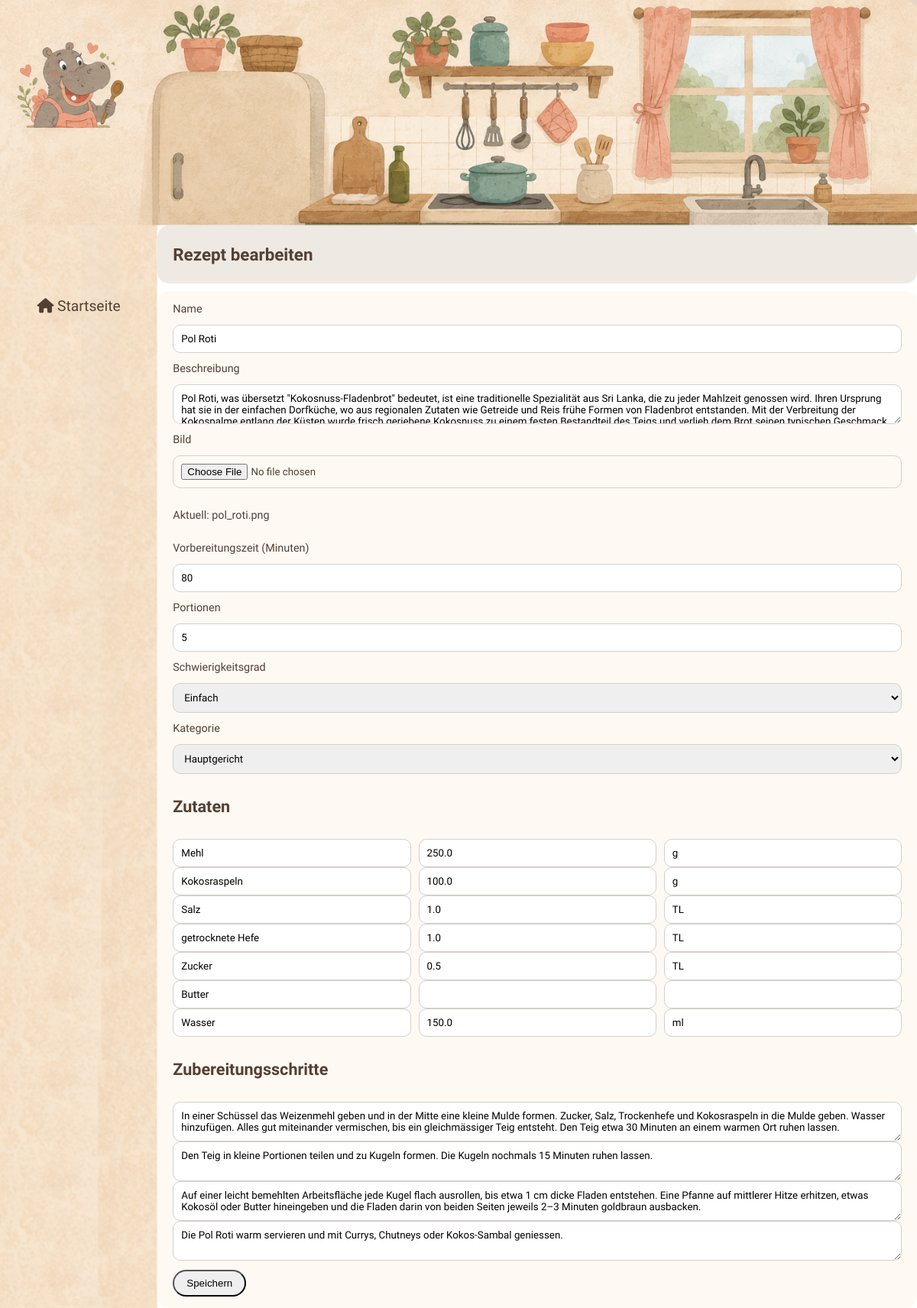
The page /recipe/9/edit on the database as committed earlier.
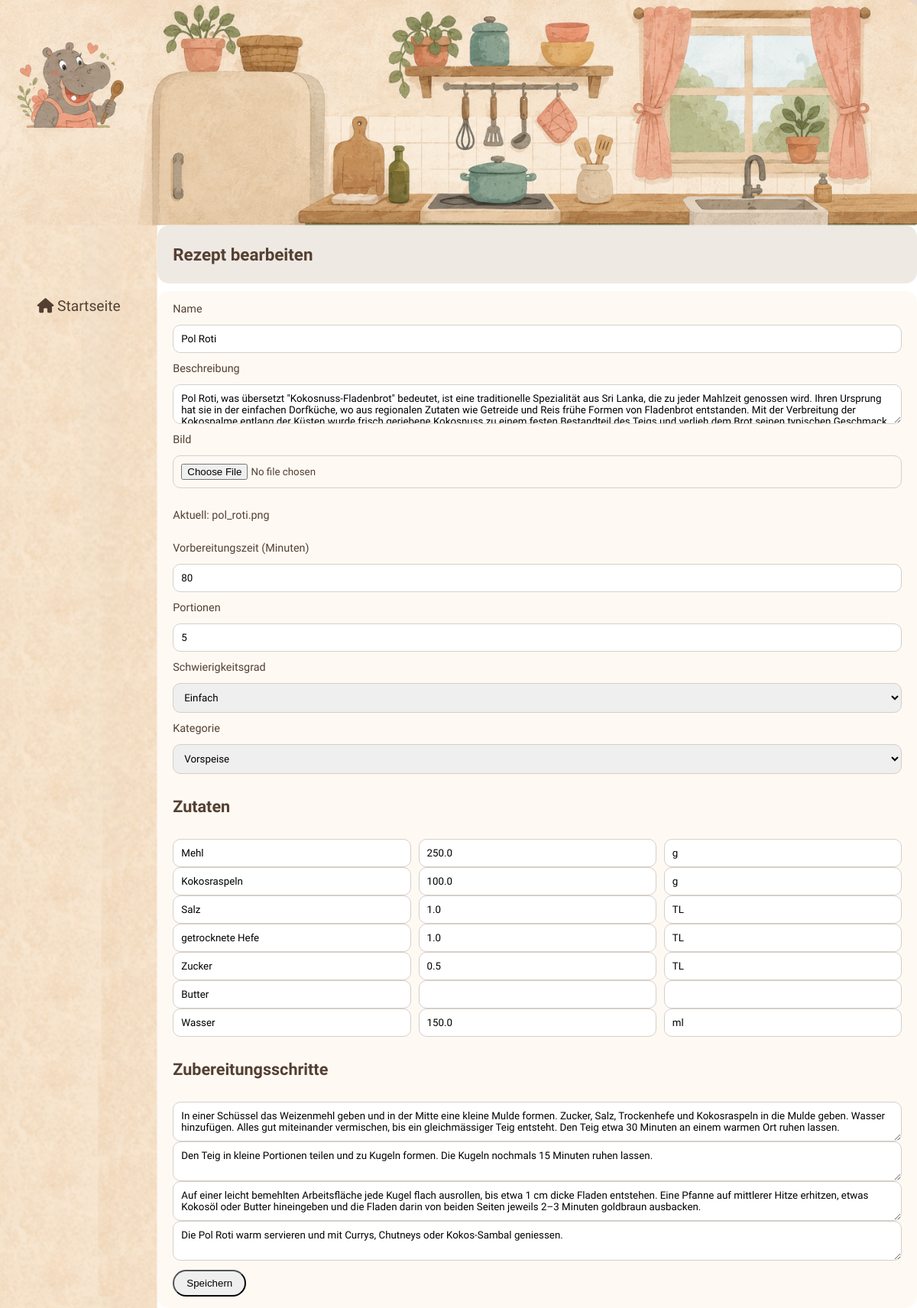
The same page on the database as committed later.
### app.py (models this page shows)
class Recipe(db.Model):
  id = db.Column(db.Integer, primary_key=True)
  name = db.Column(db.String(100), nullable=False)
  description = db.Column(db.String(500), nullable=False)
  image = db.Column(db.String(200))
  preparation_time = db.Column(db.Integer, nullable=False)
  portions = db.Column(db.Integer, nullable=False)
  difficulty = db.Column(db.String(50), nullable=False)
  category_id = db.Column(db.Integer, db.ForeignKey('category.id'))
  category = db.relationship('Category', backref='recipes')
  is_default = db.Column(db.Boolean, default=False, nullable=False)

class Category(db.Model):
  id = db.Column(db.Integer, primary_key=True)
  name = db.Column(db.String(50), nullable=False)

### app.py (the view, shortened to what this page needs)
@recipe_app.route('/recipe/<int:id>/edit', methods=['GET', 'POST'])
def edit_recipe(id):
  recipe = Recipe.query.get_or_404(id)
  ingredients = Ingredient.query.filter_by(recipe_id=id).all()
  steps = Preparation.query.filter_by(recipe_id=id).all()
  categories = Category.query.all()
  return render_template('edit.html', recipe=recipe, ingredients=ingredients, steps=steps, categories=categories)

### templates/edit.html (shortened to what this page needs)
<!DOCTYPE html>
<html lang="de">
  <head>
    <link rel="stylesheet" href="{{ url_for('static', filename='css/style.css') }}">
    <link rel="stylesheet" href="https://cdnjs.cloudflare.com/ajax/libs/font-awesome/6.7.2/css/all.min.css">
  </head>
  <body class="detail-body">
    <div class="detail-sidebar">
      <a href="{{ url_for('home') }}"><i class="fa-solid fa-house"></i> Startseite</a>
    </div>
    <div class="detail-page">
      <div class="detail-main">
        <div class="detail-title-box">
          <h1>Rezept bearbeiten</h1>
        </div>
        <div class="detail-description-box">
          <form method="POST" action="{{ url_for('edit_recipe', id=recipe.id) }}" enctype="multipart/form-data">
            <label>Name</label>
            <input type="text" name="name" value="{{ recipe.name }}" required>
            <label>Beschreibung</label>
            <textarea name="description" required>{{ recipe.description }}</textarea>
            <label>Bild</label>
            <input type="file" name="image" accept="image/*">
            <p>Aktuell: {{ recipe.image }}</p>
            <label>Vorbereitungszeit (Minuten)</label>
            <input type="number" name="preparation_time" value="{{ recipe.preparation_time }}" required>
            <label>Portionen</label>
            <input type="number" name="portions" value="{{ recipe.portions }}" required>
            <label>Schwierigkeitsgrad</label>
            <select name="difficulty">
              <option value="Einfach" {% if recipe.difficulty == 'Einfach' %}selected{% endif %}>Einfach</option>
            </select>
            <label>Kategorie</label>
            <select name="category_id">
              {% for category in categories %}
                <option value="{{ category.id }}" {% if category.id == recipe.category_id %}selected{% endif %}>{{ category.name }}</option>
              {% endfor %}
            </select>
            <h2>Zutaten</h2>
            <div id="ingredients">
              {% for ingredient in ingredients %}
                <div class="ingredient-row">
                  <input type="text" name="ingredient_name_{{ ingredient.id }}" value="{{ ingredient.name }}">
                  <input type="number" step="any" name="ingredient_quantity_{{ ingredient.id }}" value="{{ ingredient.quantity if ingredient.quantity is not none else '' }}">
                  <input type="text" name="ingredient_unit_{{ ingredient.id }}" value="{{ ingredient.measurement_unit if ingredient.measurement_unit is not none else '' }}">
                </div>
              {% endfor %}
            </div>
            <h2>Zubereitungsschritte</h2>
            <div id="steps">
              {% for step in steps %}
                <div class="step-row">
                  <textarea name="step_description_{{ step.id }}">{{ step.description }}</textarea>
                </div>
              {% endfor %}
            </div>
            <button type="submit">Speichern</button>
          </form>
        </div>
      </div>
    </div>
  </body>
</html>

Rows that differ between the two databases and show on the page:
changed Recipe "pol_roti.png": category_id "Hauptgericht" → "Vorspeise"
